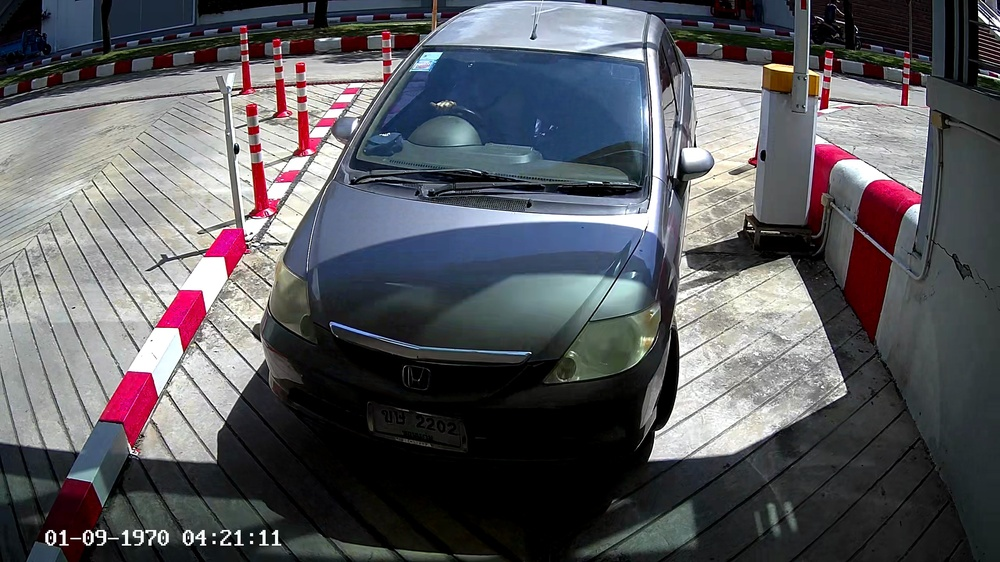
#> input picture test/img.jpg, 1000 x 562 px, shrunk from 2560 x 1440 before the run
$ python validata_brightness.py
#> lines starting #> are read from the running program, lines starting #| are printed output that depends on the picture
import cv2
import numpy as np
from pathlib import Path


# ============================================================
# CONFIG
# ============================================================

INPUT_IMAGE = r"img.jpg"
OUTPUT_IMAGE = r"output_enhanced.jpg"

# ค่าเป้าหมายความสว่าง
TARGET_BRIGHTNESS = 130

# จำกัดค่า Gamma
GAMMA_RANGE = (0.5, 2.0)

# CLAHE
CLAHE_CLIP = 2.0
CLAHE_GRID = (8, 8)


# ============================================================
# ADAPTIVE GAMMA
# ============================================================

def adaptive_gamma(image):
    """
    ปรับ Gamma อัตโนมัติจากความสว่างเฉลี่ยของภาพ

    ภาพมืด   -> gamma < 1 -> สว่างขึ้น
    ภาพสว่าง -> gamma > 1 -> มืดลง
    """

    gray = cv2.cvtColor(image, cv2.COLOR_BGR2GRAY)

    mean = max(
        np.mean(gray) / 255.0,
        0.01
    )

    target = TARGET_BRIGHTNESS / 255.0

    gamma = np.log(target) / np.log(mean)

    gamma = np.clip(
        gamma,
        GAMMA_RANGE[0],
        GAMMA_RANGE[1]
    )

    table = (
        ((np.arange(256) / 255.0) ** gamma)
        * 255
    ).astype(np.uint8)

    output = cv2.LUT(image, table)

    return output, gamma


# ============================================================
# CLAHE
# ============================================================

def apply_clahe(image):

    # BGR -> LAB
    lab = cv2.cvtColor(
        image,
        cv2.COLOR_BGR2LAB
    )

    l, a, b = cv2.split(lab)

    clahe = cv2.createCLAHE(
        clipLimit=CLAHE_CLIP,
        tileGridSize=CLAHE_GRID
    )

    l = clahe.apply(l)

    # รวม Channel กลับ
    lab = cv2.merge(
        (l, a, b)
    )

    # LAB -> BGR
    output = cv2.cvtColor(
        lab,
        cv2.COLOR_LAB2BGR
    )

    return output


# ============================================================
# ENHANCE IMAGE
# ============================================================

def enhance_image(image):

    # Step 1: Adaptive Gamma
    gamma_image, gamma = adaptive_gamma(image)

    # Step 2: CLAHE
    output = apply_clahe(gamma_image)

    return output, gamma


# ============================================================
# MAIN
# ============================================================

def main():

    input_path = Path(INPUT_IMAGE)

    # -----------------------------
    # ตรวจสอบไฟล์
    # -----------------------------

    if not input_path.exists():
        print(f"ไม่พบรูป: {INPUT_IMAGE}")
        return

    # -----------------------------
    # อ่านรูป
    # -----------------------------

    image = cv2.imread(
        str(input_path)
    )
#> image is the input picture: shape (562, 1000, 3); mean B, G, R 94.8, 90.2, 90

    if image is None:
        print("ไม่สามารถอ่านรูปได้")
        return

    # ความสว่างก่อนปรับ
    original_gray = cv2.cvtColor(
        image,
        cv2.COLOR_BGR2GRAY
    )
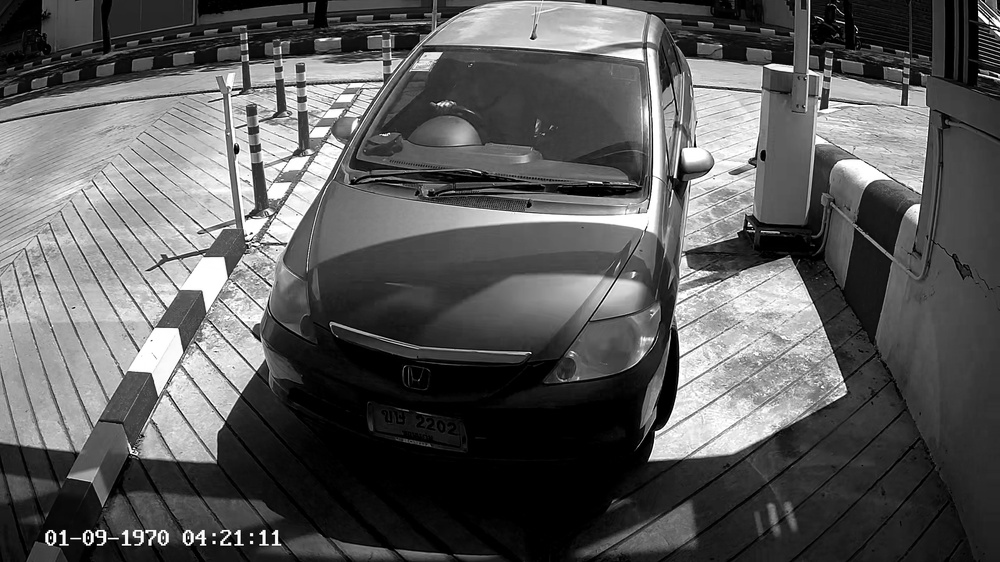
#> original_gray: shape (562, 1000); min 0, max 255, mean 90.6

    original_brightness = np.mean(
        original_gray
    )
#> original_brightness = 90.63

    # -----------------------------
    # Enhance
    # -----------------------------

    enhanced, gamma = enhance_image(
        image
    )
#> in adaptive_gamma, `mean = max( np.mean(gray) / 255.0, 0.01 )`: mean = 0.355
#> in adaptive_gamma, `gamma = np.log(target) / np.log(mean)`: gamma = 0.651
#> in adaptive_gamma, `table = ( ((np.arange(256) / 255.0) ** gamma) * 255 ).astype(np.uint8)`: table = 256 values from 0 to 255
#> in adaptive_gamma, `output = cv2.LUT(image, table)`:
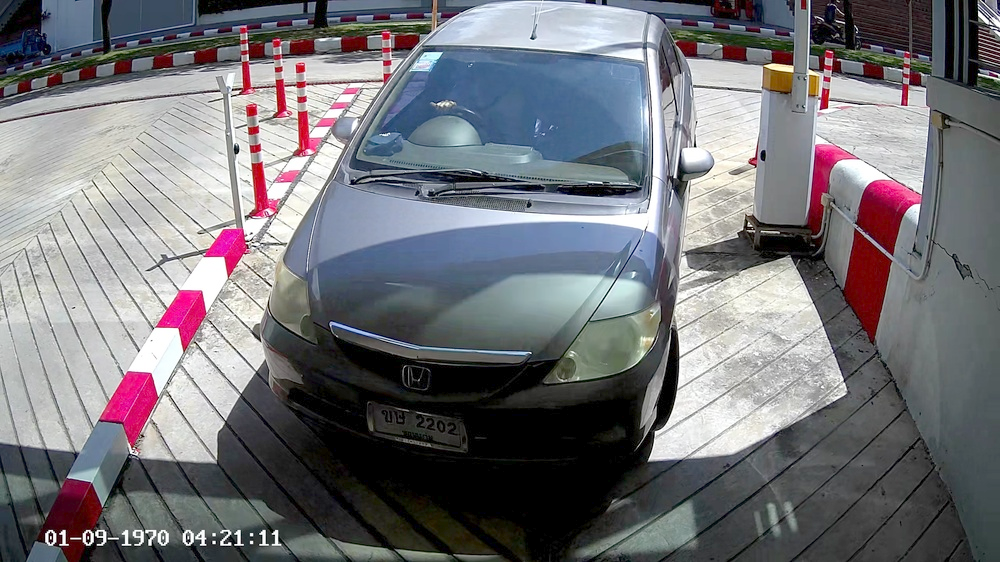
#> output: shape (562, 1000, 3); mean B, G, R 120.7, 115.8, 116.1
#> in enhance_image, `gamma_image, gamma = adaptive_gamma(image)`: gamma = 0.651
#> in apply_clahe, `lab = cv2.cvtColor( image, cv2.COLOR_BGR2LAB )`: lab: shape (562, 1000, 3); mean of channels 0, 1, 2 122.5, 129.3, 126.1
#> in apply_clahe, `l, a, b = cv2.split(lab)`:
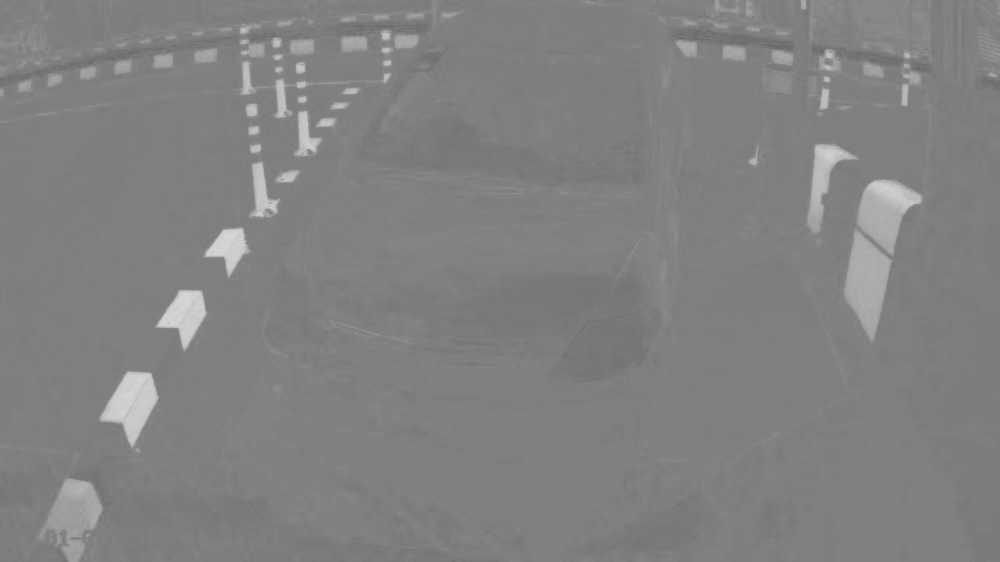
#> a: shape (562, 1000); min 99, max 215, mean 129.3
#> in apply_clahe, `l, a, b = cv2.split(lab)`:
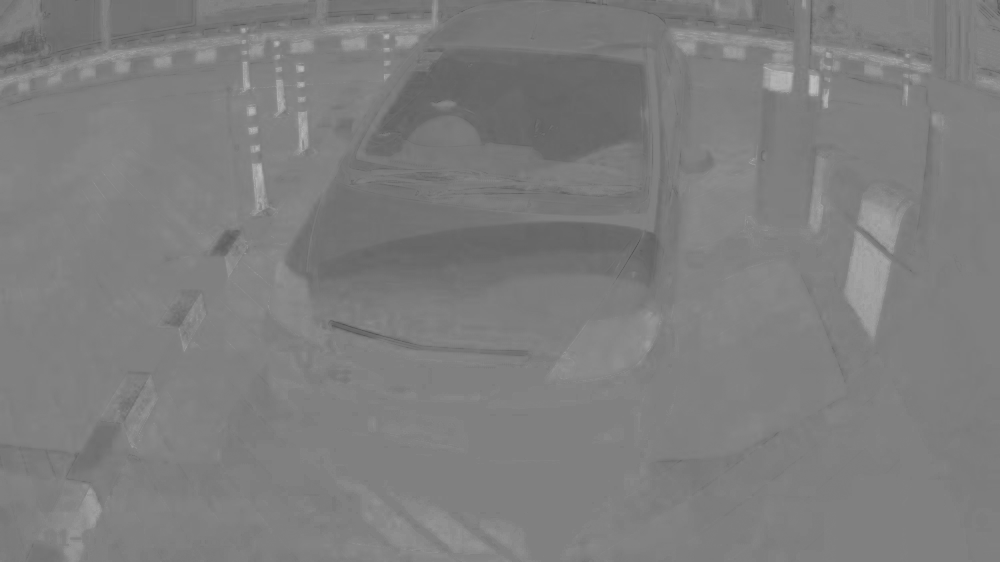
#> b: shape (562, 1000); min 83, max 189, mean 126.1
#> in apply_clahe, `l = clahe.apply(l)`:
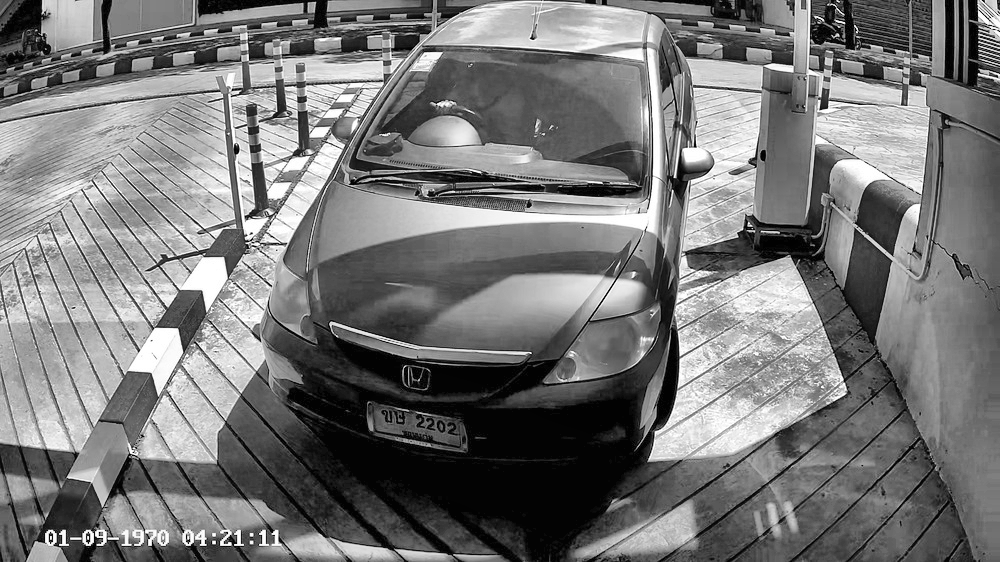
#> l: shape (562, 1000); min 0, max 255, mean 120
#> in apply_clahe, `lab = cv2.merge( (l, a, b) )`: lab: shape (562, 1000, 3); mean of channels 0, 1, 2 120, 129.3, 126.1
#> in apply_clahe, `output = cv2.cvtColor( lab, cv2.COLOR_LAB2BGR )`:
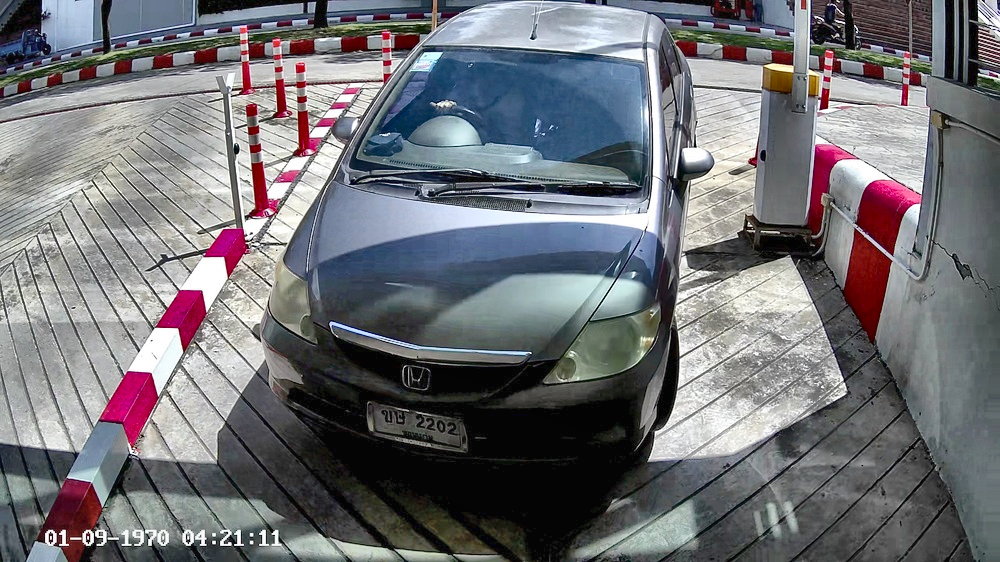
#> output: shape (562, 1000, 3); mean B, G, R 118.1, 113.5, 113.2
#> gamma = 0.651

    # ความสว่างหลังปรับ
    enhanced_gray = cv2.cvtColor(
        enhanced,
        cv2.COLOR_BGR2GRAY
    )

    enhanced_brightness = np.mean(
        enhanced_gray
    )
#> enhanced_brightness = 113.9

    # -----------------------------
    # Save
    # -----------------------------

    cv2.imwrite(
        OUTPUT_IMAGE,
        enhanced
    )

    # -----------------------------
    # แสดงข้อมูล
    # -----------------------------

    print("=" * 50)
    print("Adaptive Gamma + CLAHE")
    print("=" * 50)

    print(
        f"Brightness ก่อน : "
        f"{original_brightness:.2f}"
    )
#| Brightness ก่อน : 90.63

    print(
        f"Gamma ที่คำนวณ : "
        f"{gamma:.4f}"
    )
#| Gamma ที่คำนวณ : 0.6513

    print(
        f"Brightness หลัง : "
        f"{enhanced_brightness:.2f}"
    )
#| Brightness หลัง : 113.94

    print(
        f"Target           : "
        f"{TARGET_BRIGHTNESS}"
    )

    print(
        f"Output           : "
        f"{OUTPUT_IMAGE}"
    )

    print("=" * 50)

    # -----------------------------
    # แสดง Before / After
    # -----------------------------

    # ทำให้สองภาพสูงเท่ากัน
    comparison = np.hstack(
        (image, enhanced)
    )
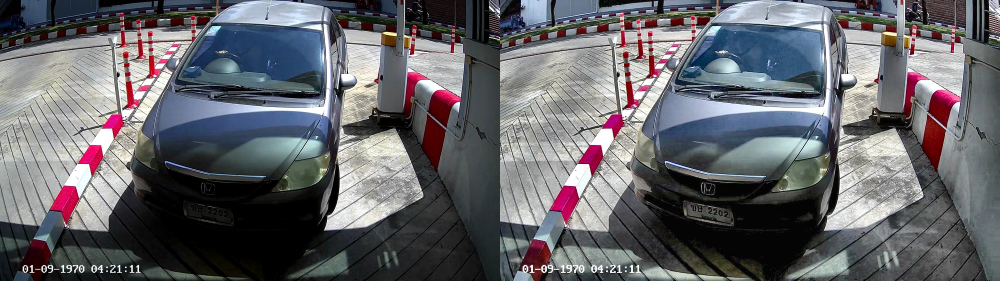
#> comparison: shape (562, 2000, 3) (shown at 1/2 size); mean B, G, R 106.5, 101.8, 101.6

    cv2.imshow(
        "Original | Adaptive Gamma + CLAHE",
        comparison
    )

    cv2.waitKey(0)
    cv2.destroyAllWindows()


# ============================================================
# RUN
# ============================================================

if __name__ == "__main__":
    main()

$ run again, with test/plate_1.jpg copied over test/img.jpg
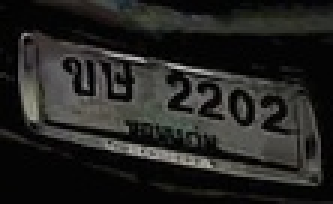
#> input picture test/plate_1.jpg, 111 x 68 px, shrunk from 284 x 174 before the run (shown 3 times larger)
#> in main, image is the input picture: shape (68, 111, 3); mean B, G, R 33.7, 35.9, 36.1
#> original_brightness = 35.73
#> mean = 0.14
#> in adaptive_gamma, `gamma = np.log(target) / np.log(mean)`: gamma = 0.343
#> in adaptive_gamma, `gamma = np.clip( gamma, GAMMA_RANGE[0], GAMMA_RANGE[1] )`: gamma = 0.5
#> table = 256 values from 0 to 255
#> in enhance_image, `gamma_image, gamma = adaptive_gamma(image)`: gamma = 0.5
#> in apply_clahe, `output = cv2.cvtColor( lab, cv2.COLOR_LAB2BGR )`:
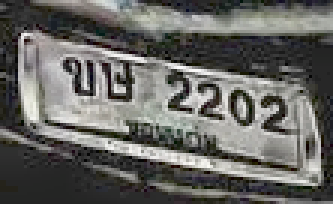
#> output: shape (68, 111, 3) (shown 3 times larger); mean B, G, R 97.7, 101.3, 101.7
#> enhanced_brightness = 101
#| Brightness ก่อน : 35.73
#| Gamma ที่คำนวณ : 0.5000
#| Brightness หลัง : 101.01
#> in main, `comparison = np.hstack( (image, enhanced) )`:
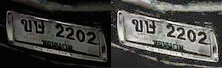
#> comparison: shape (68, 222, 3); mean B, G, R 65.7, 68.6, 68.9

$ run again, with test/plate_perspective.jpg copied over test/img.jpg
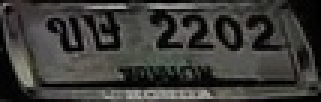
#> input picture test/plate_perspective.jpg, 107 x 34 px, shrunk from 275 x 86 before the run (shown 3 times larger)
#> in main, image is the input picture: shape (34, 107, 3); mean B, G, R 56, 59.5, 59.9
#> original_brightness = 59.22
#> mean = 0.232
#> in adaptive_gamma, `gamma = np.log(target) / np.log(mean)`: gamma = 0.461
#> in adaptive_gamma, `gamma = np.clip( gamma, GAMMA_RANGE[0], GAMMA_RANGE[1] )`: gamma = 0.5
#> table = 256 values from 0 to 255
#> in enhance_image, `gamma_image, gamma = adaptive_gamma(image)`: gamma = 0.5
#> in apply_clahe, `l = clahe.apply(l)`:
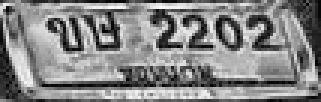
#> l: shape (34, 107) (shown 3 times larger); min 5, max 249, mean 133.5
#> enhanced_brightness = 127.6
#| Brightness ก่อน : 59.22
#| Gamma ที่คำนวณ : 0.5000
#| Brightness หลัง : 127.60
#> in main, `comparison = np.hstack( (image, enhanced) )`:
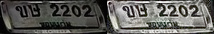
#> comparison: shape (34, 214, 3); mean B, G, R 89.7, 93.7, 94.3
